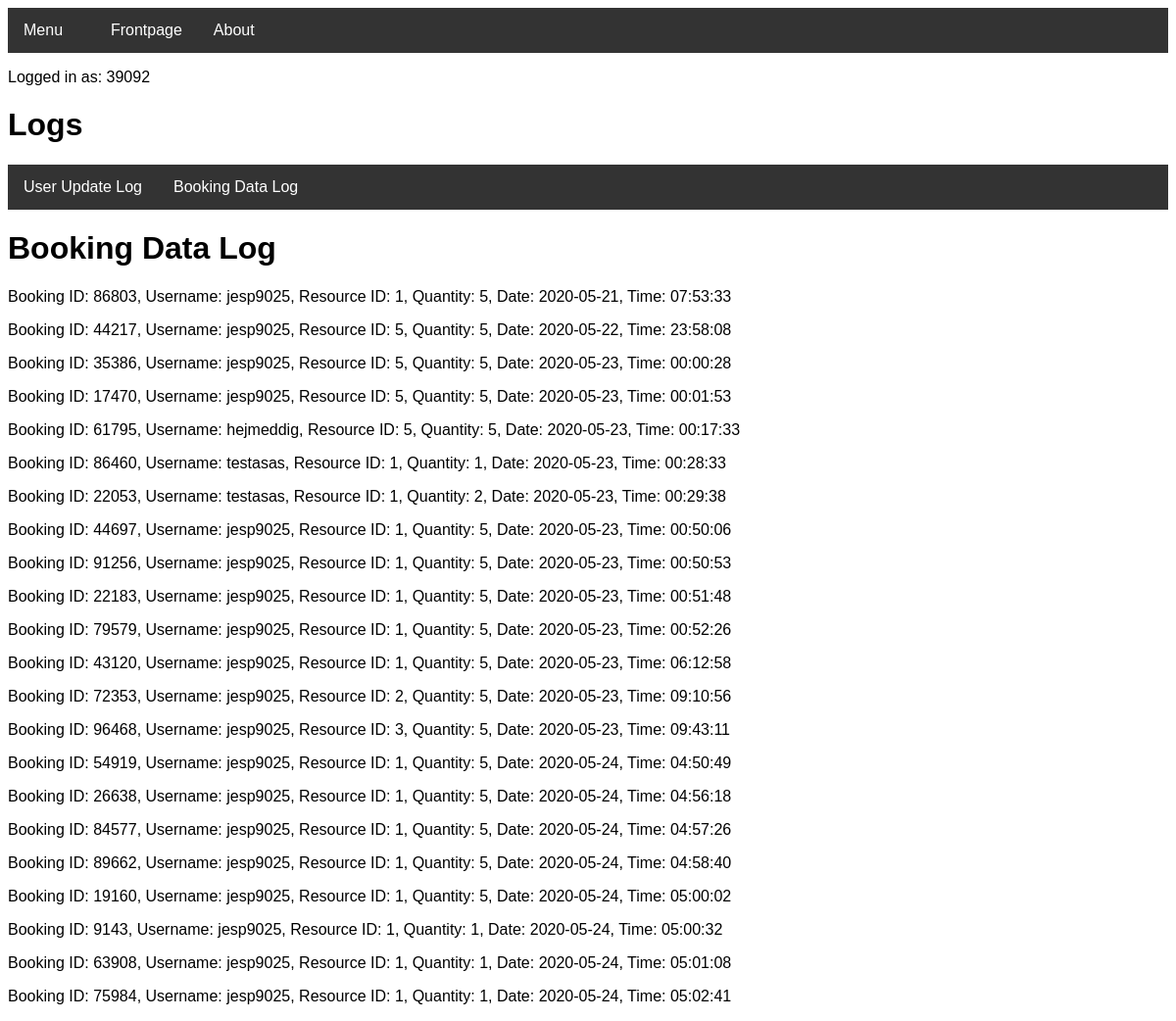
Before: /bookingdatalog (signed in) with the older database file.
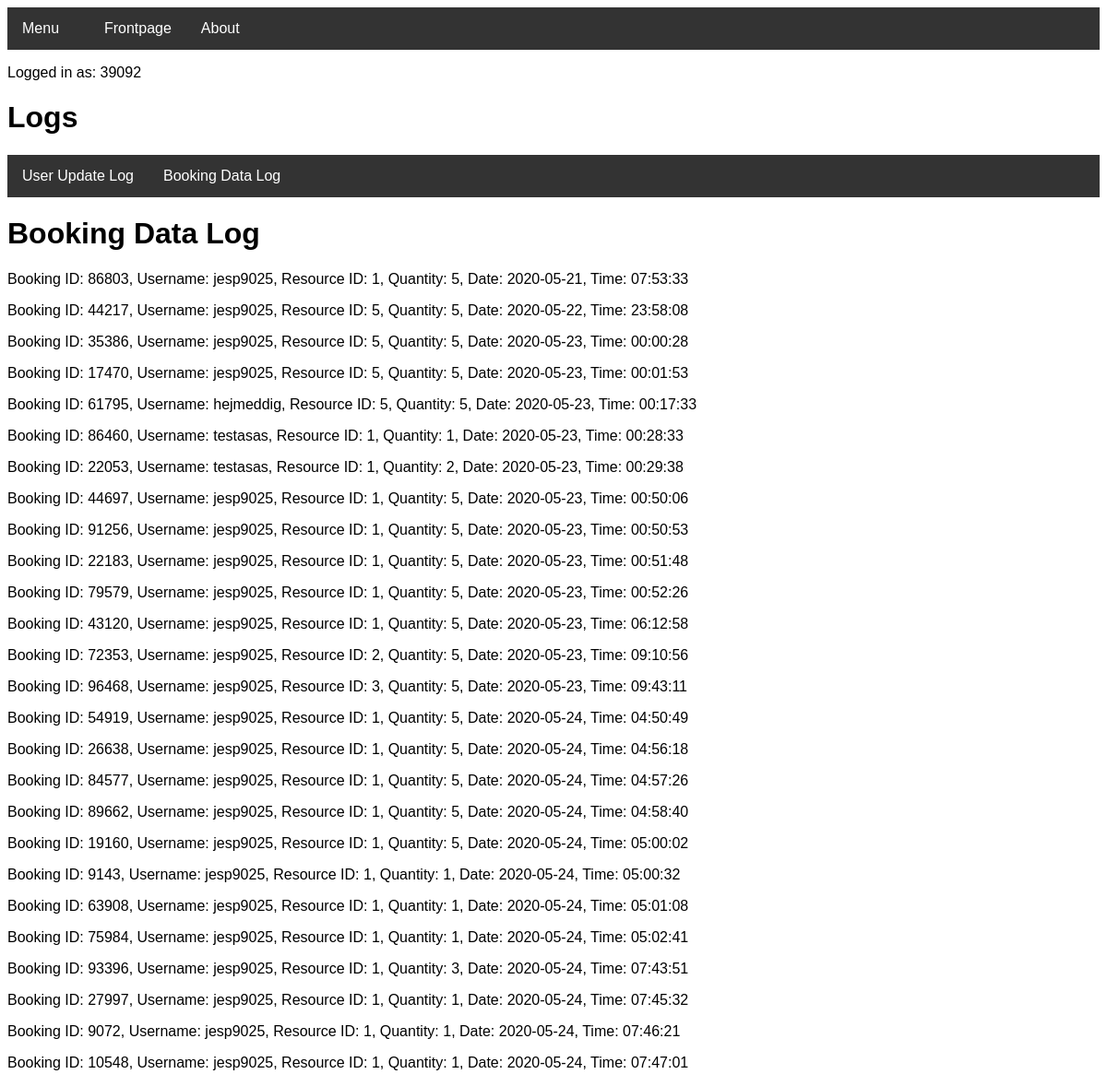
After: the same page with the newer database file.
### tables this page shows
CREATE TABLE BookingData (bookingdata_booking_id INTEGER, bookingdata_username STRING, bookingdata_resource_id INTEGER, bookingdata_resource_quantity INTEGER, bookingdata_start DATE, bookingdata_time TIME);

### routes.py (the view)
@app.route("/bookingdatalog")
def bookingdatalog():
    if "name" not in session:
        return redirect(url_for("login"))
    if user.checkIfAdmin(session['name']) == False:
        return redirect(url_for("denied"))
    lst = bookingData.readBookingData()
    return render_template("bookingdatalog.html", data=lst, username=session['name'])

### Project.py (called while the page is built)
    def readBookingData(self):
        try:
            c = self.conn.cursor()
            c.execute("SELECT 'Booking ID:', bookingdata_booking_id, 'Username:', bookingdata_username, 'Resource ID:', bookingdata_resource_id, 'Quantity:', bookingdata_resource_quantity, 'Date:', bookingdata_start, 'Time:', bookingdata_time FROM BookingData")
            lst = c.fetchall()
            c.close
            return lst
        except sqlite3.Error as e:
            return "An error occurred:", e.args[0]

    def checkIfAdmin(self, username):
        try:
            c = self.conn.cursor()
            c.execute("SELECT user_is_admin FROM User WHERE user_username = '{}'".format(username))
            lst = c.fetchall()
            toList = functools.reduce(operator.add, (lst))
            for item in toList:
                if item == "True":
                    return True
            return False
        except TypeError:
            pass

### templates/bookingdatalog.html (shortened to what this page needs)
<!DOCTYPE html>
<head>
<link rel="stylesheet" href="../static/theme.css">
<link rel="stylesheet" type="text/css" href="../static/barstyle.css" title="style"/>
<link rel="stylesheet" type="text/css" href="../static/errorstyle.css" title="style"/>
</head>
<body>
<div class="navbar">
  <div class="dropdown">
    <button class="dropbtn">Menu
      <i class="fa fa-caret-down"></i>
    </button>
  </div>
  <a href="welcome">Frontpage</a>
  <a href="about">About</a>
</div>
</body>
<p>Logged in as: {{ username }}</p>
<h1>Logs</h1>
<div class="container">
    <div class="navbar">
        <a href="userdatalog">User Update Log</a>
        <a href="bookingdatalog">Booking Data Log</a>
    </div>
    <h1>Booking Data Log</h1>
</div>
<body>
    {%for value in data%}
     <p>{{value | replace("(", "") | replace(")", "") | replace(":", "=") | replace("'", "") | replace("=,", ":") | replace("=", ":")}}</p>
    {%endfor%}
   </body>

Changed rows visible on the page:
added BookingData: value "Booking ID: 93396, Username: jesp9025, Resource ID: 1, Quantity: 3, Date: 2020-05-24, Time: 07:43:51"
added BookingData: value "Booking ID: 27997, Username: jesp9025, Resource ID: 1, Quantity: 1, Date: 2020-05-24, Time: 07:45:32"
added BookingData: value "Booking ID: 9072, Username: jesp9025, Resource ID: 1, Quantity: 1, Date: 2020-05-24, Time: 07:46:21"
added BookingData: value "Booking ID: 10548, Username: jesp9025, Resource ID: 1, Quantity: 1, Date: 2020-05-24, Time: 07:47:01"
